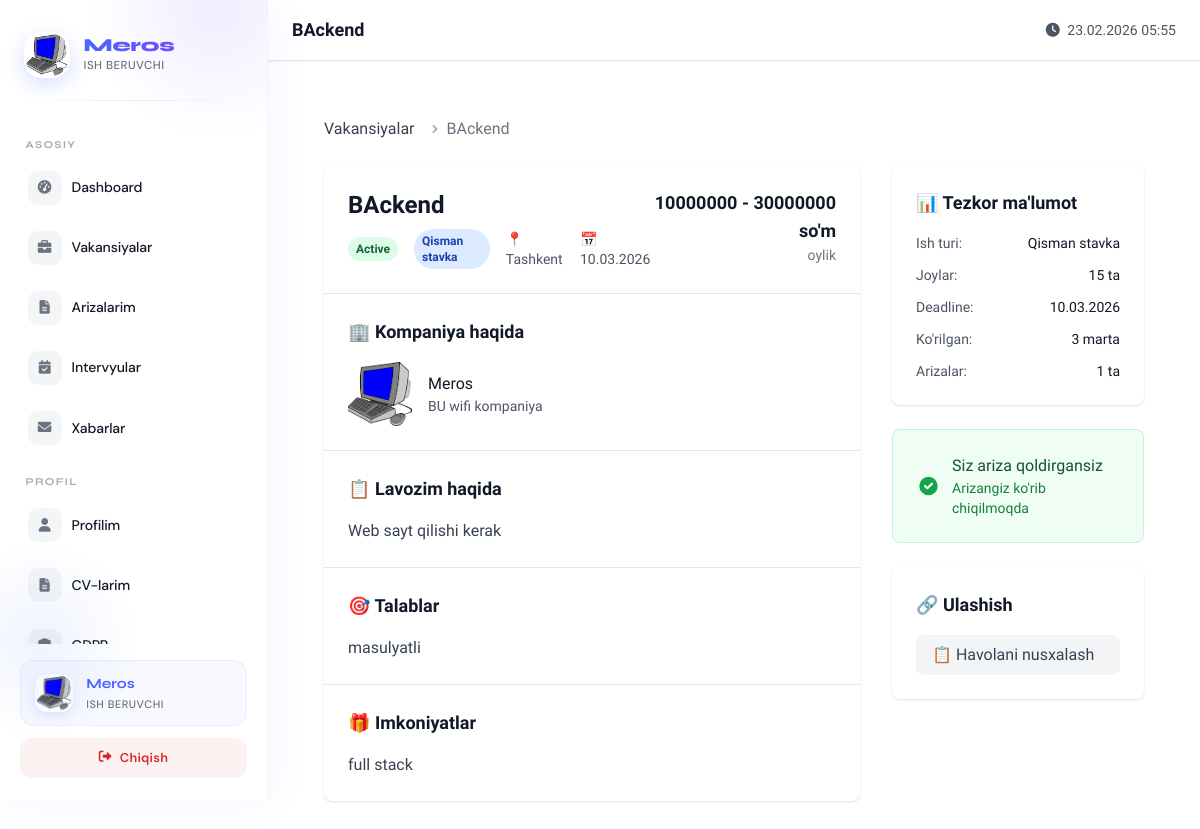
/job/3/ (signed in), run on the app's committed database.
### hr_bolim/models.py (models this page shows, shortened)
class EmployerJob(models.Model):
    STATUS_CHOICES = (
        ("draft", "Draft"),
        ("active", "Active"),
        ("closed", "Closed"),
        ("paused", "Paused"),
    )
    EMPLOYMENT_TYPE = (
        ("full-time", "To'liq stavka"),
        ("part-time", "Qisman stavka"),
        ("remote", "Masofaviy"),
        ("hybrid", "Gibrid"),
        ("internship", "Stajirovka"),
    )
    company = models.ForeignKey(Company, on_delete=models.CASCADE, related_name='jobs')
    title = models.CharField(max_length=200)
    employment_type = models.CharField(max_length=50, choices=EMPLOYMENT_TYPE)
    salary_min = models.DecimalField(max_digits=12, decimal_places=0, blank=True, null=True)
    salary_max = models.DecimalField(max_digits=12, decimal_places=0, blank=True, null=True)
    requirements = models.TextField()
    responsibilities = models.TextField()
    benefits = models.TextField(blank=True, null=True)
    location = models.CharField(max_length=200)
    deadline = models.DateTimeField()
    positions_count = models.PositiveIntegerField(default=1)
    status = models.CharField(max_length=20, choices=STATUS_CHOICES, default="draft")
    view_count = models.PositiveIntegerField(default=0)
    application_count = models.PositiveIntegerField(default=0)
    created_at = models.DateTimeField(auto_now_add=True)
    updated_at = models.DateTimeField(auto_now=True)

class CompanyProfile(models.Model):
    company = models.OneToOneField(Company, on_delete=models.CASCADE, related_name='profile')
    logo = models.ImageField(upload_to='company_logos/', blank=True, null=True)
    description = models.TextField()
    address = models.TextField()
    website = models.URLField(blank=True, null=True)
    facebook = models.URLField(blank=True, null=True)
    linkedin = models.URLField(blank=True, null=True)
    instagram = models.URLField(blank=True, null=True)
    telegram = models.URLField(blank=True, null=True)
    total_jobs_posted = models.PositiveIntegerField(default=0)
    total_applications = models.PositiveIntegerField(default=0)
    profile_views = models.PositiveIntegerField(default=0)
    created_at = models.DateTimeField(auto_now_add=True)
    updated_at = models.DateTimeField(auto_now=True)

class Company(models.Model):
    user = models.OneToOneField(User, on_delete=models.CASCADE, related_name='company')
    company_name = models.CharField(max_length=200)
    stir = models.CharField(max_length=50, unique=True, help_text="STIR / Ro'yxat raqami")
    email = models.EmailField()
    responsible_person = models.CharField(max_length=150)
    phone = models.CharField(max_length=20)
    data_processing_consent = models.BooleanField(default=False)
    consent_date = models.DateTimeField(blank=True, null=True)
    is_verified = models.BooleanField(default=False)
    created_at = models.DateTimeField(auto_now_add=True)
    updated_at = models.DateTimeField(auto_now=True)

### hr_bolim/views.py (the view)
# urls.py: path('job/<int:job_id>/', job_detail, name='job_detail'),
@login_required
def job_detail(request, job_id):
    try:
        job = EmployerJob.objects.get(id=job_id)
    except EmployerJob.DoesNotExist:
        messages.error(request, "Vakansiya topilmadi.")
        return redirect('jobs_list')
    job.view_count += 1
    job.save(update_fields=['view_count'])
    has_applied = False
    if request.user.is_authenticated and request.user.role == 'candidate':
        has_applied = CandidateApplication.objects.filter(
            job=job,
            candidate=request.user
        ).exists()
    context = {
        'job': job,
        'has_applied': has_applied,
    }
    return render(request, 'hr_bolim/job_detail.html', context)

### hr_bolim/templates/hr_bolim/job_detail.html (shortened to what this page needs)
{% extends 'hr_bolim/base_with_sidebar.html' %}
{% load static %}
{% block page_title %}{{ job.title }}{% endblock %}
{% block content %}
<div class="max-w-7xl mx-auto px-4 sm:px-6 lg:px-8 py-8">
    <nav class="flex mb-6" aria-label="Breadcrumb">
        <ol class="inline-flex items-center space-x-1 md:space-x-3">
            <li class="inline-flex items-center">
                <a href="{% url 'jobs_list' %}" class="text-gray-700 hover:text-gray-900">
                    Vakansiyalar
                </a>
            </li>
            <li>
                <div class="flex items-center">
                    <svg class="w-4 h-4 text-gray-400" fill="currentColor" viewBox="0 0 20 20">
                        <path fill-rule="evenodd" d="M7.293 14.707a1 1 0 010-1.414L10.586 10 7.293 6.707a1 1 0 011.414-1.414l4 4a1 1 0 010 1.414l-4 4a1 1 0 01-1.414 0z" clip-rule="evenodd"></path>
                    </svg>
                    <span class="ml-1 text-gray-500">{{ job.title }}</span>
                </div>
            </li>
        </ol>
    </nav>
    <div class="grid grid-cols-1 lg:grid-cols-3 gap-8">
        <div class="lg:col-span-2">
            <div class="bg-white rounded-lg shadow">
                <div class="p-6 border-b border-gray-200">
                    <div class="flex items-start justify-between">
                        <div>
                            <h1 class="text-2xl font-bold text-gray-900 mb-2">{{ job.title }}</h1>
                            <div class="flex items-center space-x-4 text-sm text-gray-600">
                                <span class="inline-flex px-2 py-1 text-xs font-semibold rounded-full bg-green-100 text-green-800">
                                    {{ job.get_status_display }}
                                </span>
                                <span class="inline-flex px-2 py-1 text-xs font-semibold rounded-full bg-blue-100 text-blue-800">
                                    {{ job.get_employment_type_display }}
                                </span>
                                <span>📍 {{ job.location }}</span>
                                <span>📅 {{ job.deadline|date:"d.m.Y" }}</span>
                            </div>
                        </div>
                        <div class="text-right">
                            <div class="text-lg font-semibold text-gray-900">
                                {% if job.salary_min and job.salary_max %}
                                    {{ job.salary_min }} - {{ job.salary_max }} so'm
                                {% elif job.salary_min %}
                                    {{ job.salary_min }} so'm dan
                                {% else %}
                                    Kelishilgan
                                {% endif %}
                            </div>
                            <div class="text-sm text-gray-500">oylik</div>
                        </div>
                    </div>
                </div>
                <div class="p-6 border-b border-gray-200">
                    <h2 class="text-lg font-semibold text-gray-900 mb-4">🏢 Kompaniya haqida</h2>
                    <div class="flex items-center space-x-4">
                        {% if job.company.profile.logo %}
                            <img src="{{ job.company.profile.logo.url }}" alt="{{ job.company.company_name }}" class="w-16 h-16 rounded-lg object-cover">
                        {% else %}
                            <div class="w-16 h-16 bg-gray-200 rounded-lg flex items-center justify-center">
                                <span class="text-gray-500 font-medium">{{ job.company.company_name|slice:":2"|upper }}</span>
                            </div>
                        {% endif %}
                        <div>
                            <h3 class="font-medium text-gray-900">{{ job.company.company_name }}</h3>
                            <p class="text-sm text-gray-600">{{ job.company.profile.description|truncatewords:20 }}</p>
                        </div>
                    </div>
                </div>
                <div class="p-6 border-b border-gray-200">
                    <h2 class="text-lg font-semibold text-gray-900 mb-4">📋 Lavozim haqida</h2>
                    <div class="prose max-w-none">
                        <p class="text-gray-700 whitespace-pre-wrap">{{ job.responsibilities }}</p>
                    </div>
                </div>
                <div class="p-6 border-b border-gray-200">
                    <h2 class="text-lg font-semibold text-gray-900 mb-4">🎯 Talablar</h2>
                    <div class="prose max-w-none">
                        <p class="text-gray-700 whitespace-pre-wrap">{{ job.requirements }}</p>
                    </div>
                </div>
                {% if job.benefits %}
                <div class="p-6">
                    <h2 class="text-lg font-semibold text-gray-900 mb-4">🎁 Imkoniyatlar</h2>
                    <div class="prose max-w-none">
                        <p class="text-gray-700 whitespace-pre-wrap">{{ job.benefits }}</p>
                    </div>
                </div>
                {% endif %}
            </div>
        </div>
        <div class="lg:col-span-1 space-y-6">
            <div class="bg-white rounded-lg shadow p-6">
                <h3 class="text-lg font-semibold text-gray-900 mb-4">📊 Tezkor ma'lumot</h3>
                <div class="space-y-3 text-sm">
                    <div class="flex justify-between">
                        <span class="text-gray-600">Ish turi:</span>
                        <span class="font-medium">{{ job.get_employment_type_display }}</span>
                    </div>
                    <div class="flex justify-between">
                        <span class="text-gray-600">Joylar:</span>
                        <span class="font-medium">{{ job.positions_count }} ta</span>
                    </div>
                    <div class="flex justify-between">
                        <span class="text-gray-600">Deadline:</span>
                        <span class="font-medium">{{ job.deadline|date:"d.m.Y" }}</span>
                    </div>
                    <div class="flex justify-between">
                        <span class="text-gray-600">Ko'rilgan:</span>
                        <span class="font-medium">{{ job.view_count }} marta</span>
                    </div>
                    <div class="flex justify-between">
                        <span class="text-gray-600">Arizalar:</span>
                        <span class="font-medium">{{ job.application_count }} ta</span>
                    </div>
                </div>
            </div>
            {% if user.is_authenticated and user.role == 'candidate' %}
                {% if not has_applied %}
                    <div class="bg-white rounded-lg shadow p-6">
                        <h3 class="text-lg font-semibold text-gray-900 mb-4">🚀 Ariza qoldirish</h3>
                        <form method="post" action="{% url 'apply_employer_job' job.id %}">
                            {% csrf_token %}
                            {% if user_resumes %}
                                <div class="mb-4">
                                    <label class="block text-sm font-medium text-gray-700 mb-2">CV tanlang</label>
                                    <select name="resume_id" class="w-full px-3 py-2 border border-gray-300 rounded-lg focus:outline-none focus:ring-2 focus:ring-blue-500">
                                        <option value="">-- CV tanlang --</option>
                                        {% for resume in user_resumes %}
                                            <option value="{{ resume.id }}">{{ resume.title }}</option>
                                        {% endfor %}
                                    </select>
                                </div>
                            {% endif %}
                            <div class="mb-4">
                                <label class="block text-sm font-medium text-gray-700 mb-2">Motivatsion xat (ixtiyoriy)</label>
                                <textarea name="cover_letter" rows="4" class="w-full px-3 py-2 border border-gray-300 rounded-lg focus:outline-none focus:ring-2 focus:ring-blue-500" placeholder="Nima uchun bu lavozimga moslaysiz..."></textarea>
                            </div>
                            <button type="submit" class="w-full px-4 py-2 bg-blue-600 text-white rounded-lg hover:bg-blue-700">
                                Ariza yuborish
                            </button>
                        </form>
                    </div>
                {% else %}
                    <div class="bg-green-50 border border-green-200 rounded-lg p-6">
                        <div class="flex items-center">
                            <svg class="w-6 h-6 text-green-600 mr-3" fill="currentColor" viewBox="0 0 20 20">
                                <path fill-rule="evenodd" d="M10 18a8 8 0 100-16 8 8 0 000 16zm3.707-9.293a1 1 0 00-1.414-1.414L9 10.586 7.707 9.293a1 1 0 00-1.414 1.414l2 2a1 1 0 001.414 0l4-4z" clip-rule="evenodd"></path>
                            </svg>
                            <div>
                                <p class="font-medium text-green-900">Siz ariza qoldirgansiz</p>
                                <p class="text-sm text-green-700">Arizangiz ko'rib chiqilmoqda</p>
                            </div>
                        </div>
                    </div>
                {% endif %}
            {% endif %}
            <div class="bg-white rounded-lg shadow p-6">
                <h3 class="text-lg font-semibold text-gray-900 mb-4">🔗 Ulashish</h3>
                <div class="space-y-2">
                    <button onclick="copyLink()" class="w-full px-4 py-2 bg-gray-100 text-gray-700 rounded-lg hover:bg-gray-200 text-left">
                        📋 Havolani nusxalash
                    </button>
                </div>
            </div>
        </div>
    </div>
</div>
{% endblock %}

### hr_bolim/templates/hr_bolim/base_with_sidebar.html (style rules this page uses)
* { margin: 0; padding: 0; box-sizing: border-box; }
body { font-family: 'Onest', -apple-system, BlinkMacSystemFont, sans-serif; color: var(--text-dark); line-height: 1.6; overflow-x: hidden; background: var(--bg-light); }

### hr_bolim/templates/hr_bolim/components/sidebar.html (style rules this page uses)
:root { --primary: #4169FF; --primary-purple: #7B4BFF; --gradient-primary: linear-gradient(135deg, #4169FF 0%, #7B4BFF 100%); --text-dark: #111827; --text-gray: #6b7280; --bg-sidebar: #ffffff; --bg-hover: #f5f7ff; --border: #eef2ff; --surface-glass: rgba(255,255,255,0.72); --surface-active: linear-gradient(135deg, #4169FF 0%, #7B4BFF 100%); --shadow-link: 0 8px 24px rgba(65,105,255,0.28); --radius-sidebar: 0px; --radius-link: 14px; --radius-avatar: 18px; --font-heading: 'Syne', sans-serif; --font-body: 'DM Sans', sans-serif; --sidebar-width: 268px; --transition: 0.28s cubic-bezier(.4,0,.2,1); }

### data on the page
EmployerJob: title "BAckend", status "Active", employment_type "Qisman stavka", location "Tashkent", deadline "10.03.2026", salary_min "10000000", salary_max "30000000", company.profile.logo (picture), company.company_name "Meros", company.profile.description "BU wifi kompaniya", responsibilities "Web sayt qilishi kerak", requirements "masulyatli", benefits "full stack", positions_count "15", view_count "3", application_count "1"
